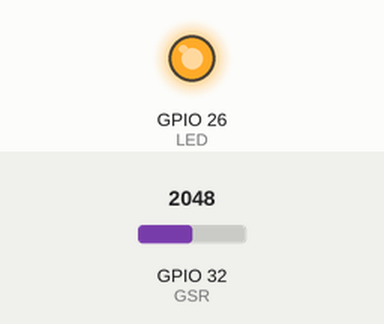
The program below on a simulated ESP32. On the bench: output pins drawn as LEDs (lit = HIGH). Inputs (shaded band) come from the test bench; at power-on: GPIO 32 (GSR) = 2048. Nothing arrives over Bluetooth unless stated; what the program prints to the serial monitor is not drawn.

Above: at 0.1 s.
At 5.2 s:
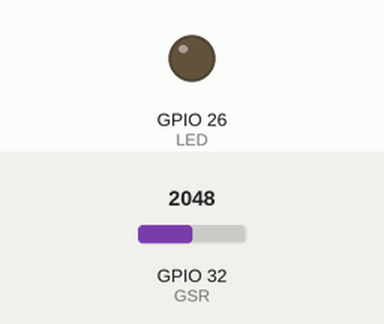
Timing chart, 0 to 6.7 s (numbered marks = the images above):
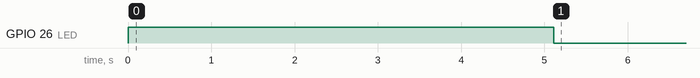

The program:

main.cpp
```cpp
#include <Arduino.h>
#include "BluetoothSerial.h"

BluetoothSerial SerialBT;

const int LED = 26;
const int GSR = 32;

// Thershold of the resistance of the user
int threshold = 0;
// Store the reading of a sample
int sensorValue;
// Store the sum of the readings of the sensor
long sumSensorValue = 0;
// 1 or 0 depending if the emotion was detected
int emotion = 0;
// Hold the difference of the threshold and the average of the readings
int temp = 0;
// Emotion theshold variables
int emotionThreshold = 0;
int sumEmotionThreshold = 0;
// Iterations for the samples and the calibration of the threshold
int iterations = 10;
int samplesThresholdCalibration = 500;
// Hold the last emotion threshold
int pastEmotionTreshold = 0;
bool calibrating = true;

// Sensitiviness
int sensitiviness = 60;

// Just to check if is better to take the average once is detected
int counterEmotions;

void setup()
{
  Serial.begin(115200);

  pinMode(LED, OUTPUT);
  digitalWrite(LED, LOW);

  if (calibrating == true)
  {
    // Serial.print("Calibrating");

    digitalWrite(LED, HIGH);
    // This is a calibration of the threshold
    for (int i = 0; i < samplesThresholdCalibration; i++)
    {
      sensorValue = analogRead(GSR);
      sensorValue = map(sensorValue, 0, 4095, 0, 1023);
      sumSensorValue += sensorValue;
      delay(5);
    }
    // Calibrate threshold value
    threshold = sumSensorValue / samplesThresholdCalibration;

    // This is for the calibration of the emotion threshold
    for (int i = 0; i < samplesThresholdCalibration; i++)
    {
      sensorValue = analogRead(GSR);
      sensorValue = map(sensorValue, 0, 4095, 0, 1023);
      temp = threshold - sensorValue;
      delay(5);
      sumEmotionThreshold += abs(temp);
    }

    // Set emotion threshold
    emotionThreshold = abs((sumEmotionThreshold / samplesThresholdCalibration) + sensitiviness);
    sumEmotionThreshold = 0;
    calibrating = false;
    digitalWrite(LED, LOW);
  }

  SerialBT.begin("ESP32GSR"); //Bluetooth device name
}

void loop()
{

  for (int i = 0; i < iterations; i++)
  {

    // Reading the values
    sensorValue = analogRead(GSR);
    sensorValue = map(sensorValue, 0, 4095, 0, 1023);
    delay(5);

    // Difference of the threshold value and the sensor
    temp = threshold - sensorValue;

    // Serial.print(i);
    // Serial.print(",");
    //Serial.print(threshold);
    // Serial.print(",");
    // Serial.println(sensorValue);
    // Serial.print(",");

    Serial.println(abs(temp));
    //Serial.print(",");
    //Serial.println(emotionThreshold);

    // Check bluetooth
    //SerialBT.println(abs(temp));
    //SerialBT.print(",");
    //SerialBT.println(emotionThreshold);

    // emotionThreslhold can be changed depending of the emotion that we want to measure
    if (abs(temp) > emotionThreshold)
    {
      //Serial.print(",");
      emotion = 1;
      //Serial.println(emotion);
      // Check if the accurary augment if we just take into account the emotion
      sumEmotionThreshold += abs(temp);
      counterEmotions = 1 + counterEmotions;
    }
    else
    {
      //Serial.print(",");
      emotion = 0;
      //Serial.println(emotion);
    }

    //delay(50);

    // After some time the acquired value change so we have to calibrate again the threshold
    if (i == iterations - 1)
    {
      // Clean the varibles of the previous threshold
      threshold = 0;
      sumSensorValue = 0;

      // Save the current emotion threshold
      pastEmotionTreshold = emotionThreshold;

      // We will calibrate again the threshold to avoid the error in the acquisition data
      for (int i = 0; i < iterations; i++)
      {
        sensorValue = analogRead(GSR);
        sensorValue = map(sensorValue, 0, 4095, 0, 1023);
        sumSensorValue += sensorValue;
        delay(5);
      }
      // Updated theshold
      threshold = sumSensorValue / iterations;
      // Updated emotion threshold
      emotionThreshold = abs((sumEmotionThreshold / (counterEmotions + 1)) + sensitiviness); // When we use the emotion counter
      // Take the average of the new and the past emotion threshold
      emotionThreshold = (emotionThreshold + pastEmotionTreshold) / 2;

      sumEmotionThreshold = 0;
    }
  }
}
```
